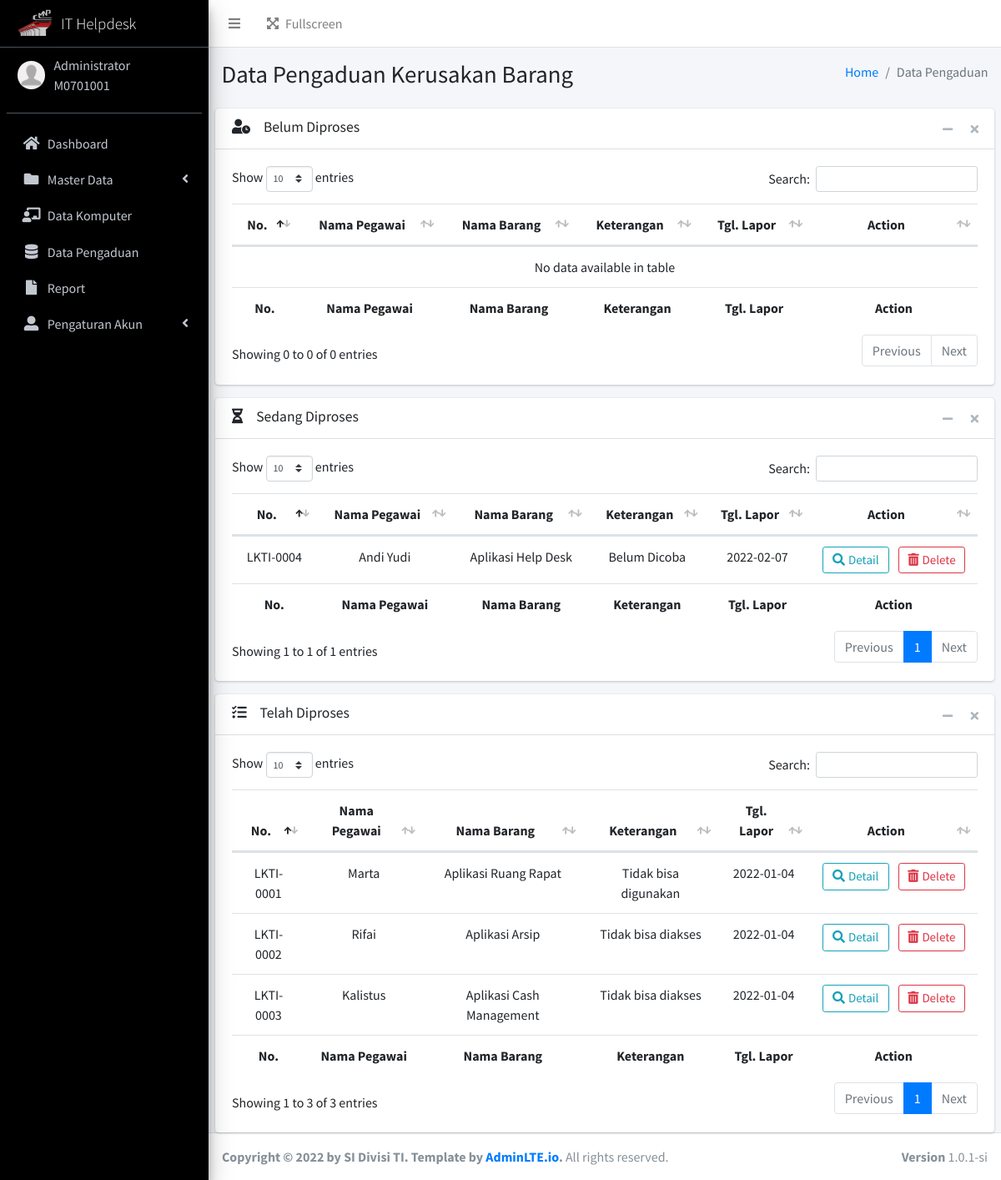
The page /admin/data-pengaduan.php (signed in) on the database its author committed.
### tables this page shows
CREATE TABLE `user`  (
  `user_id` varchar(16) NOT NULL,
  `username` varchar(20) NOT NULL,
  `password` varchar(255) NOT NULL,
  `name` varchar(30) NOT NULL,
  `img` varchar(255) NOT NULL,
  `status` tinyint NOT NULL,
  PRIMARY KEY (`user_id`) USING BTREE
);

CREATE TABLE `pengaduan`  (
  `id` varchar(9) NOT NULL,
  `n_pelapor` varchar(30) NOT NULL,
  `j_pelapor` varchar(30) NOT NULL,
  `d_pelapor` varchar(30) NOT NULL,
  `n_barang` varchar(30) NOT NULL,
  `ket` varchar(100) NOT NULL,
  `status` text NOT NULL,
  `ket_petugas` varchar(100) NOT NULL,
  `tgl_lapor` date NOT NULL,
  PRIMARY KEY (`id`) USING BTREE
);

### function.php (called while the page is built, shortened)
<?php
$db_host = "localhost";
$db_user = "root";
$db_pass = "";
$db_name = "sipekerba";
$conn = mysqli_connect($db_host, $db_user, $db_pass, $db_name);
function query($query)
{
    global $conn;
    $result = mysqli_query($conn, $query);
    $rows = [];
    while ($row = mysqli_fetch_assoc($result)) {
        $rows[] = $row;
    }
    return $rows;
}

### admin/data-pengaduan.php (the view, shortened to what this page needs)
<?php
include "templates/header.php";
include "templates/sidebar.php"
?>
<div class="content-wrapper">
  <section class="content-header">
    <div class="container-fluid">
      <div class="row mb-2">
        <div class="col-sm-6">
          <h1>Data Pengaduan Kerusakan Barang</h1>
        </div>
        <div class="col-sm-6">
          <ol class="breadcrumb float-sm-right">
            <li class="breadcrumb-item"><a href="index.php">Home</a></li>
            <li class="breadcrumb-item active">Data Pengaduan</li>
          </ol>
        </div>
      </div>
    </div>
  </section>
  <section class="content">
    <div class="card">
      <div class="card-header">
        <h3 class="card-title"><i class="fas fa-user-clock mr-3"></i>Belum Diproses</h3>
        <div class="card-tools">
          <button type="button" class="btn btn-tool" data-card-widget="collapse" title="Collapse">
            <i class="fas fa-minus"></i>
          </button>
          <button type="button" class="btn btn-tool" data-card-widget="remove" title="Remove">
            <i class="fas fa-times"></i>
          </button>
        </div>
      </div>
      <div class="card-body">
        <div class="table-responsive">
          <table class="table table-hover" id="table" width="100%">
            <thead align="center">
              <th>No.</th>
              <th>Nama Pegawai</th>
              <th>Nama Barang</th>
              <th>Keterangan</th>
              <th>Tgl. Lapor</th>
              <th width="160">Action</th>
            </thead>
            <tbody align="center">
            </tbody>
            <tfoot align="center">
              <th>No.</th>
              <th>Nama Pegawai</th>
              <th>Nama Barang</th>
              <th>Keterangan</th>
              <th>Tgl. Lapor</th>
              <th>Action</th>
            </tfoot>
          </table>
        </div>
      </div>
    </div>
    <div class="card">
      <div class="card-header">
        <h3 class="card-title"><i class="fas fa-hourglass-half mr-3"></i>Sedang Diproses</h3>
        <div class="card-tools">
          <button type="button" class="btn btn-tool" data-card-widget="collapse" title="Collapse">
            <i class="fas fa-minus"></i>
          </button>
          <button type="button" class="btn btn-tool" data-card-widget="remove" title="Remove">
            <i class="fas fa-times"></i>
          </button>
        </div>
      </div>
      <div class="card-body">
        <div class="table">
          <table class="table-hover" id="table2" width="100%">
            <thead align="center">
              <th>No.</th>
              <th>Nama Pegawai</th>
              <th>Nama Barang</th>
              <th>Keterangan</th>
              <th>Tgl. Lapor</th>
              <th width="160px">Action</th>
            </thead>
            <tbody align="center">
              <?php
              $data = query("SELECT * FROM pengaduan WHERE status='Sedang diproses'");
              foreach ($data as $d) :
              ?>
                <tr>
                  <td><?= $d['id']; ?></td>
                  <td><?= $d['n_pelapor']; ?></td>
                  <td><?= $d['n_barang']; ?></td>
                  <td><?= $d['ket']; ?></td>
                  <td><?= $d['tgl_lapor']; ?></td>
                  <td><a href="detail-pengaduan.php?id=<?= $d['id']; ?>" class="btn btn-sm btn-outline-info mr-2" style="font-size: 15px; width: 80px;"><i class="fas fa-search mr-1"></i>Detail</a>
                    <a href="delete-pengaduan.php?id=<?= $d['id']; ?>" class="btn btn-sm btn-outline-danger" style="font-size: 15px; width: 80px;"><i class="fas fa-trash-alt mr-1"></i>Delete</a>
                  </td>
                </tr>
              <?php
              endforeach;
              ?>
            </tbody>
            <tfoot align="center">
              <th>No.</th>
              <th>Nama Pegawai</th>
              <th>Nama Barang</th>
              <th>Keterangan</th>
              <th>Tgl. Lapor</th>
              <th>Action</th>
            </tfoot>
          </table>
        </div>
      </div>
    </div>
    <div class="card mb-auto">
      <div class="card-header">
        <h3 class="card-title"><i class="fas fa-tasks mr-3"></i>Telah Diproses</h3>
        <div class="card-tools">
          <button type="button" class="btn btn-tool" data-card-widget="collapse" title="Collapse">
            <i class="fas fa-minus"></i>
          </button>
          <button type="button" class="btn btn-tool" data-card-widget="remove" title="Remove">
            <i class="fas fa-times"></i>
          </button>
        </div>
      </div>
      <div class="card-body">
        <div class="table">
          <table class="table-hover" id="table3" width="100%">
            <thead align="center">
              <th>No.</th>
              <th>Nama Pegawai</th>
              <th>Nama Barang</th>
              <th>Keterangan</th>
              <th>Tgl. Lapor</th>
              <th width="160">Action</th>
            </thead>
            <tbody align="center">
              <?php
              $data = query("SELECT * FROM pengaduan WHERE status='Selesai diproses'");
              foreach ($data as $d) :
              ?>
                <tr>
                  <td><?= $d['id']; ?></td>
                  <td><?= $d['n_pelapor']; ?></td>
                  <td><?= $d['n_barang']; ?></td>
                  <td><?= $d['ket']; ?></td>
                  <td><?= $d['tgl_lapor']; ?></td>
                  <td><a href="detail-pengaduan.php?id=<?= $d['id']; ?>" class="btn btn-sm btn-outline-info mr-2" style="font-size: 15px; width: 80px;"><i class="fas fa-search mr-1"></i>Detail</a>
                    <a href="delete-pengaduan.php?id=<?= $d['id']; ?>" class="btn btn-sm btn-outline-danger" style="font-size: 15px; width: 80px;"><i class="fas fa-trash-alt mr-1"></i>Delete</a>
                  </td>
                </tr>
              <?php
              endforeach;
              ?>
            </tbody>
            <tfoot align="center">
              <th>No.</th>
              <th>Nama Pegawai</th>
              <th>Nama Barang</th>
              <th>Keterangan</th>
              <th>Tgl. Lapor</th>
              <th>Action</th>
            </tfoot>
          </table>
        </div>
      </div>
    </div>
  </section>
</div>
<?php
include "templates/footer.php";
?>

### admin/templates/header.php (shortened to what this page needs)
<?php
include '../function.php';
?>
<!DOCTYPE html>
<html lang="en">
<head>
  <link rel="stylesheet" href="../assets/plugins/fontawesome-free/css/all.min.css">
  <link rel="stylesheet" href="../assets/plugins/datatables-bs4/css/dataTables.bootstrap4.min.css">
  <link rel="stylesheet" href="../assets/plugins/datatables-buttons/css/buttons.bootstrap4.min.css">
  <link rel="stylesheet" href="../assets/plugins/datatables-responsive/css/responsive.bootstrap4.min.css">
  <link rel="stylesheet" href="../assets/dist/css/adminlte.min.css">
  <link rel="stylesheet" href="../assets/plugins/jquery-ui/jquery-ui.min.css">
</head>
<body class="hold-transition sidebar-mini">
  <div class="wrapper">
    <nav class="main-header navbar navbar-expand navbar-white navbar-light">
      <ul class="navbar-nav">
        <li class="nav-item">
          <a class="nav-link" data-widget="pushmenu" href="#" role="button"><i class="fas fa-bars"></i></a>
        </li>
        <ul class="navbar-nav ml-auto">
          <li class="nav-item">
            <a class="nav-link" data-widget="fullscreen" href="#" role="button">
              <i class="fas fa-expand-arrows-alt mr-2"></i>Fullscreen
            </a>
          </li>
        </ul>
    </nav>
    <aside class="main-sidebar sidebar-dark-primary elevation-4">
      <a href="index.php" class="brand-link">
        <img src="../assets/dist/img/cmnp.png" alt="IT Helpdesk" class="brand-image elevation-3" style="opacity: .8">
        <span class="brand-text font-weight-light" style="font-size: 19px;">IT Helpdesk</span>
      </a>
      <div class="sidebar">
        <div class="user-panel mt-3 pb-3 mb-3 d-flex">
          <div class="image">
            <?php
            $id = $_SESSION["login"]["user_id"];
            $data = query("SELECT * FROM user WHERE user_id = '$id'")[0];
            ?>
            <img src="../assets/img/profile/<?= $data['img']; ?> " class="img-circle" alt="User Image">
          </div>
          <div class="info">
            <a class="d-block" style="cursor: default; margin-top:-12px;"><?= $_SESSION["login"]["name"] ?></a>
            <a class="d-block" style="cursor: default;"><?= $_SESSION["login"]["user_id"] ?></a>
          </div>
        </div>

### admin/templates/header.php (style rules this page uses)
.main-sidebar { background-color: black !important }

### rows shown on the page
user: img (placeholder picture)
pengaduan: id "LKTI-0004", n_pelapor "Andi Yudi", n_barang "Aplikasi Help Desk", ket "Belum Dicoba", tgl_lapor "2022-02-07"
pengaduan: id "LKTI-0001", n_pelapor "Marta", n_barang "Aplikasi Ruang Rapat", ket "Tidak bisa digunakan", tgl_lapor "2022-01-04"
pengaduan: id "LKTI-0002", n_pelapor "Rifai", n_barang "Aplikasi Arsip", ket "Tidak bisa diakses", tgl_lapor "2022-01-04"
pengaduan: id "LKTI-0003", n_pelapor "Kalistus", n_barang "Aplikasi Cash Management", ket "Tidak bisa diakses", tgl_lapor "2022-01-04"

### other values the page prints
$_SESSION["login"]["name"] "Administrator"
$_SESSION["login"]["user_id"] "M0701001"
